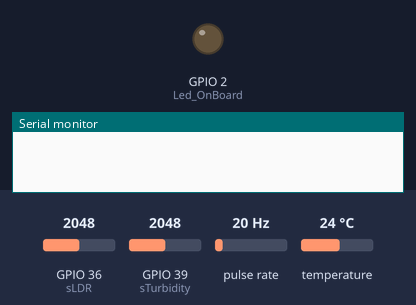
Recording of a sketch running on a simulated ESP32. Shown: output pins drawn as LEDs (lit = HIGH), the last lines printed to the serial monitor. Wiring (inferred from the names in the program): pulse sensor: data GPIO 0. The test bench sets the inputs (shaded band); at power-on: GPIO 36 (sLDR) = 2048, GPIO 39 (sTurbidity) = 2048, pulse rate 20 Hz, temperature 24 °C. WiFi joins after 1.5 s; servers stay silent unless stated; uploads are accepted with an empty reply.

Above: at 0.0 s.
At 3.1 s:
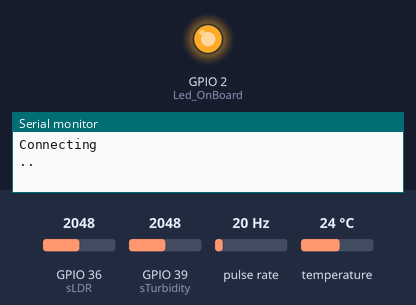
Timing chart, 0 to 4.6 s (numbered marks = the images above):
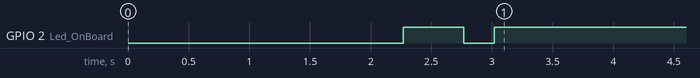

The sketch:

projek_Andika_v3.ino
```cpp
//#include <ESP8266WiFi.h>
#include <WiFiClient.h>
//#include <ESP8266HTTPClient.h>
#include <OneWire.h>
#include <DallasTemperature.h>

#include <WiFi.h>
#include <HTTPClient.h>

int Led_OnBoard = 2;
int sLDR = 36;
int sTurbidity = 39;
//int flowRate;
int y = 5;

TaskHandle_t Task1;

byte sensorInterrupt = 0; // 0 = digital pin 2
byte sensorPin = 34;

// The hall-effect flow sensor outputs approximately 4.5 pulses per second per
// litre/minute of flow.
float calibrationFactor = 99;

volatile byte pulseCount;

float flowRate;
unsigned int flowMilliLitres;
unsigned long totalMilliLitres;

unsigned long oldTime;

// GPIO where the DS18B20 is connected to
const int oneWireBus = 5;

// Setup a oneWire instance to communicate with any OneWire devices
OneWire oneWire(oneWireBus);

// Pass our oneWire reference to Dallas Temperature sensor
DallasTemperature sensors(&oneWire);

// Wifi config

const char *ssid = "Azimi";             // Your wifi Name
const char *password = "alhamdulillah"; // Your wifi Password
const char *host = "103.253.212.155";   //Your pc or server (database) IP, example : 192.168.0.0 , if you are a windows os user, open cmd, then type ipconfig then look at IPv4 Address.

void setup()
{
  delay(1000);
  pinMode(Led_OnBoard, OUTPUT);
  pinMode(sLDR, INPUT);       // LDR
  pinMode(sTurbidity, INPUT); //Turbidity

  Serial.begin(115200);
  sensors.begin();
  WiFi.mode(WIFI_OFF); //Prevents reconnection issue (taking too long to connect)
  delay(1000);
  WiFi.mode(WIFI_STA); //This line hides the viewing of ESP as wifi hotspot
  WiFi.begin(ssid, password);
  Serial.println("Connecting");

  while (WiFi.status() != WL_CONNECTED)
  {
    digitalWrite(Led_OnBoard, LOW);
    delay(250);
    Serial.print(".");
    digitalWrite(Led_OnBoard, HIGH);
    delay(500);
  }

  Serial.println("");
  Serial.print("Connected to WiFi network with IP Address: ");
  Serial.println(WiFi.localIP());

  xTaskCreatePinnedToCore(
      Task1code, /* Task function. */
      "Task1",   /* name of task. */
      10000,     /* Stack size of task */
      NULL,      /* parameter of the task */
      1,         /* priority of the task */
      &Task1,    /* Task handle to keep track of created task */
      0);        /* pin task to core 0 */
  delay(500);
}

void loop()
{
  sensors.requestTemperatures();
  float temperatureC = sensors.getTempCByIndex(0);
  //float temperatureF = sensors.getTempFByIndex(0);
  Serial.print("Temperatur :");
  Serial.print(temperatureC);
  Serial.println("ºC");
  //Serial.print(temperatureF);
  //Serial.println("ºF");
  HTTPClient http; //Declare object of class HTTPClient
  int ldr = analogRead(sLDR);
  int turbidity = analogRead(sTurbidity);
  Serial.print("LDR: ");
  Serial.print(ldr, DEC);
  Serial.println(" lux");
  Serial.print("Turbidity: ");
  Serial.println(turbidity);
  Serial.print("Flow Sensor");
  //Serial.println(flowSen);

  String TempValueSend, postData, Debit, LDR, TurbidityVaule;

  TempValueSend = String(temperatureC);
  Debit = String(flowRate);
  LDR = String(ldr);
  TurbidityVaule = String(turbidity);

  postData = "Tvalue=" + TempValueSend + "&Flow=" + Debit + "&Ldr=" + LDR + "&Turbidity=" + TurbidityVaule;

  http.begin("http://dht.spairum.com/DB_water_sensor.php");            //Specify request destination
  http.addHeader("Content-Type", "application/x-www-form-urlencoded"); //Specify content-type header

  int httpCode = http.POST(postData); //Send the request
  String payload = http.getString();  //Get the response payload

  Serial.println(httpCode); //Print HTTP return code
  Serial.println(payload);  //Print request response payloadSS

  http.end(); //Close connection
  digitalWrite(Led_OnBoard, LOW);
  digitalWrite(Led_OnBoard, HIGH);
  delay(500);
  delay(4000);
}

void Task1code(void *pvParameters)
{
  Serial.print("Task1 running on core ");
  Serial.println(xPortGetCoreID());

  pinMode(sensorPin, INPUT);
  digitalWrite(sensorPin, HIGH);

  pulseCount = 0;
  flowRate = 0.0;
  flowMilliLitres = 0;
  totalMilliLitres = 0;
  oldTime = 0;

  // The Hall-effect sensor is connected to pin 2 which uses interrupt 0.
  // Configured to trigger on a FALLING state change (transition from HIGH
  // state to LOW state)
  attachInterrupt(sensorInterrupt, pulseCounter, FALLING);

  for (;;)
  {
    if ((millis() - oldTime) > 1000) // Only process counters once per second
    {
      // Disable the interrupt while calculating flow rate and sending the value to
      // the host
      detachInterrupt(sensorInterrupt);

      // Because this loop may not complete in exactly 1 second intervals we calculate
      // the number of milliseconds that have passed since the last execution and use
      // that to scale the output. We also apply the calibrationFactor to scale the output
      // based on the number of pulses per second per units of measure (litres/minute in
      // this case) coming from the sensor.
      flowRate = ((1000.0 / (millis() - oldTime)) * pulseCount) / calibrationFactor;

      // Note the time this processing pass was executed. Note that because we've
      // disabled interrupts the millis() function won't actually be incrementing right
      // at this point, but it will still return the value it was set to just before
      // interrupts went away.
      oldTime = millis();

      // Divide the flow rate in litres/minute by 60 to determine how many litres have
      // passed through the sensor in this 1 second interval, then multiply by 1000 to
      // convert to millilitres.
      flowMilliLitres = (flowRate / 60) * 1000;

      // Add the millilitres passed in this second to the cumulative total
      totalMilliLitres += flowMilliLitres;

      unsigned int frac;

      // Print the flow rate for this second in litres / minute
      Serial.print("Flow rate: ");
      Serial.print(int(flowRate)); // Print the integer part of the variable
      Serial.print("L/min");
      Serial.print("\t"); // Print tab space

      // Print the cumulative total of litres flowed since starting
      Serial.print("Output Liquid Quantity: ");
      Serial.print(totalMilliLitres);
      Serial.println("mL");
      Serial.print("\t"); // Print tab space
      Serial.print(totalMilliLitres / 1000);
      Serial.print("L");

      // Reset the pulse counter so we can start incrementing again
      pulseCount = 0;

      // Enable the interrupt again now that we've finished sending output
      attachInterrupt(sensorInterrupt, pulseCounter, FALLING);
    }
  }
}
/*
Insterrupt Service Routine
 */
void pulseCounter()
{
  // Increment the pulse counter
  pulseCount++;
}
```
